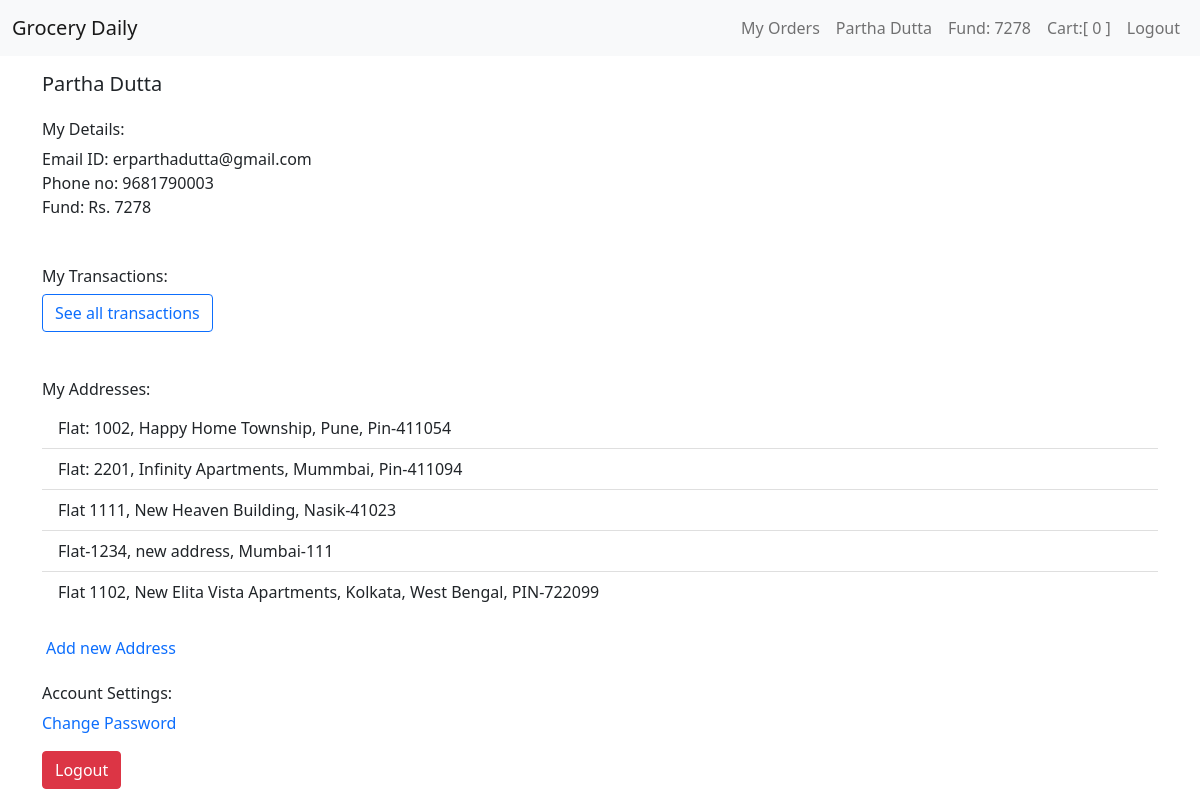
Before: /account (signed in) with the older database file.
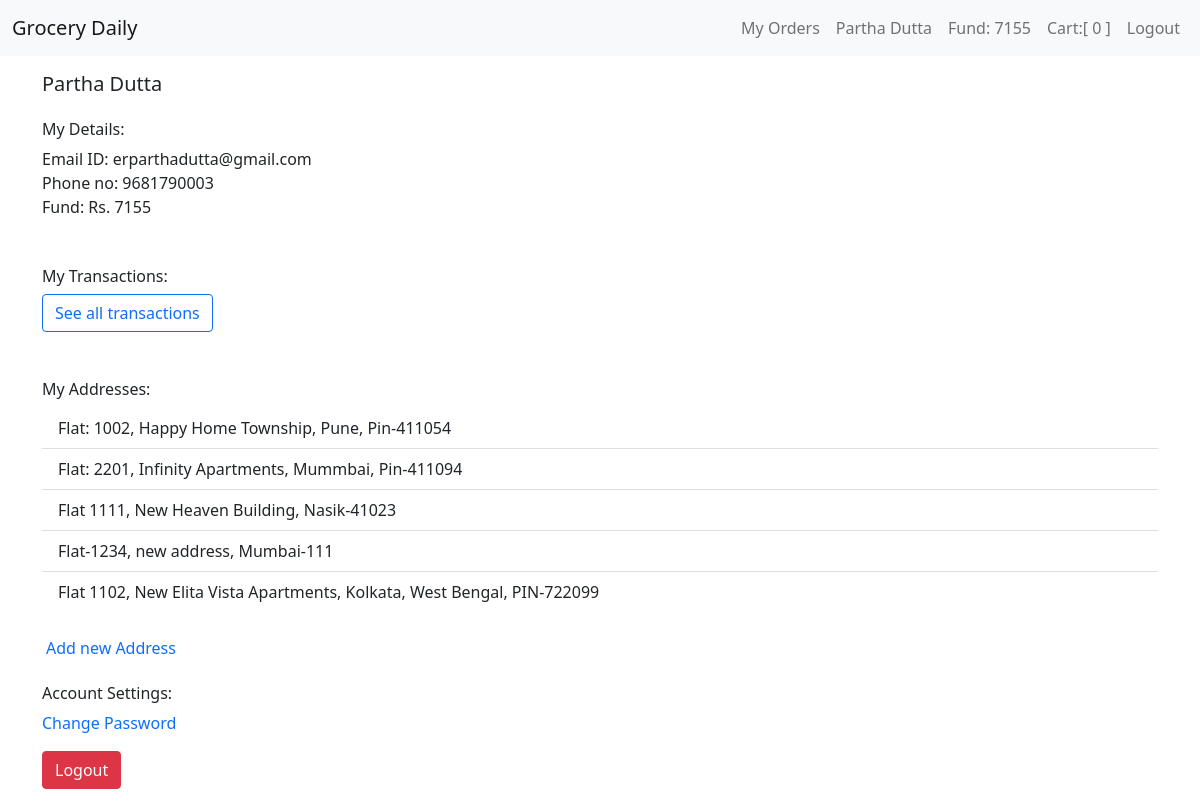
After: the same page with the newer database file.
### tables this page shows
CREATE TABLE users (user_id INTEGER PRIMARY KEY AUTOINCREMENT NOT NULL, name TEXT NOT NULL, email TEXT NOT NULL, phone INTEGER NOT NULL, hash TEXT NOT NULL, cash NUMERIC DEFAULT 0.00);

### app.py (the view)
@app.route("/account", methods=["GET", "POST"])
@login_required
def account():
    user_id = session["user_id"]
    user_data = db.execute("SELECT * FROM users WHERE user_id = ?;", user_id)
    address = db.execute("SELECT address FROM address WHERE user_id= ?", f'{user_id}')
    address = address[0]['address']
    address = json.loads(address)
    return render_template("account.html", user_data=user_data, address=address)

### app.py (called while the page is built)
@app.after_request
def after_request(response):
    response.headers["Cache-Control"] = "no-cache, no-store, must-revalidate"
    response.headers["Expires"] = 0
    response.headers["Pragma"] = "no-cache"
    return response

def login_required(f):
    @wraps(f)
    def decorated_function(*args, **kwargs):
        if session.get("user_id") is None:
            return redirect("/login")
        return f(*args, **kwargs)
    return decorated_function

### templates/account.html (shortened to what this page needs)
{% extends "layout.html" %}
{% block user %}
    {{ user_data[0]["name"] }}
{% endblock %}
{% block fund %}
    Fund: {{ user_data[0]["cash"] }}
{% endblock %}
{% block cart %}
    {{ cart|length }}
{% endblock %}
{% block main %}
    <div class="container mt-3">
        <div class="row justify-content-center">
            <div class="col-12">
                <h5>{{user_data[0]['name']}}</h5>
            </div>
        </div>
    </div>
    <div class="container mt-3">
        <div class="row justify-content-center">
            <div class="col-12">
                <h6>My Details:</h6>
            </div>
        </div>
        <div class="row justify-content-start">
            <div class="col-12">
                Email ID: {{user_data[0]['email']}}
            </div>
            <div class="col-12">
                Phone no: {{user_data[0]['phone']}}
            </div>
            <div class="col-12">
                Fund: Rs. {{user_data[0]['cash']}}
            </div>
        </div>
    </div>
    <div class="container mb- mt-5">
        <div class="row justify-content-start">
            <div class="col-12">
                <h6>My Transactions:</h6>
            </div>
            <div class=col-4>
                <a class = "btn btn-outline-primary" href="/transactions">See all transactions</a>
            </div>
        </div>
    </div>
    <div class="container mb- mt-5">
        <div class="row justify-content-start">
            <div class="col-12">
                <h6>My Addresses:</h6>
            </div>
        </div>
        <div class="row">
            <ul class="list-group-flush">
            {% for i in address %}
                <li class="list-group-item">{{ i['address'] }}</li>
            {% endfor %}
            </ul>
                <a class="nav-link" href="/add_address">Add new Address</a>
        </div>
    </div>
    <div class="container mb-3 mt-3">
        <div class="row justify-content-start">
            <div class="col-12">
                <h6>Account Settings:</h6>
            </div>
        </div>
        <div class="row mt-3justify-content-start">
            <div class="col-12">
                <a style="text-decoration: none" href="/change_password"><span>Change Password</span></a>
            </div>
        </div>
        <div class="row mt-3 justify-content-start">
            <div class="col-12">
                <a type="button" class = "btn btn-danger"style="text-decoration: none" href="/logout"><span style="color: white;">Logout</span></a>
            </div>
        </div>
    </div>
{% endblock %}

Changed rows visible on the page:
changed users "Partha Dutta": cash "7278" → "7155"
